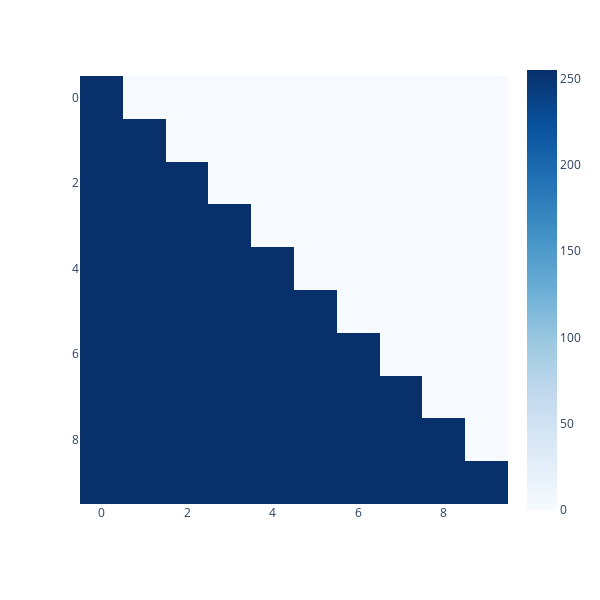

Write notebook code for a chart like this one.
### Code cell
import plotly.express as px   
# 测试tril_mask   
mask = tril_mask(torch.zeros(1,10)) #序列长度为10  
#sns.heatmap(mask[0],cmap=sns.cm.rocket);  
px.imshow(mask[0],color_continuous_scale="blues",height=600,width=600)

### Figure 1 — Plotly figure (JSON) as saved in the notebook; plotly's stock layout.template omitted (floating-point values rounded to 4 significant figures)
{"data": [{"coloraxis": "coloraxis", "hovertemplate": "x: %{x}<br>y: %{y}<br>color: %{z}<extra></extra>", "name": "0", "type": "heatmap", "xaxis": "x", "yaxis": "y", "z": [[255, 0, 0, 0, 0, 0, 0, 0, 0, 0], [255, 255, 0, 0, 0, 0, 0, 0, 0, 0], [255, 255, 255, 0, 0, 0, 0, 0, 0, 0], [255, 255, 255, 255, 0, 0, 0, 0, 0, 0], [255, 255, 255, 255, 255, 0, 0, 0, 0, 0], [255, 255, 255, 255, 255, 255, 0, 0, 0, 0], [255, 255, 255, 255, 255, 255, 255, 0, 0, 0], [255, 255, 255, 255, 255, 255, 255, 255, 0, 0], [255, 255, 255, 255, 255, 255, 255, 255, 255, 0], [255, 255, 255, 255, 255, 255, 255, 255, 255, 255]]}], "layout": {"coloraxis": {"colorscale": [[0, "rgb(247,251,255)"], [0.125, "rgb(222,235,247)"], [0.25, "rgb(198,219,239)"], [0.375, "rgb(158,202,225)"], [0.5, "rgb(107,174,214)"], [0.625, "rgb(66,146,198)"], [0.75, "rgb(33,113,181)"], [0.875, "rgb(8,81,156)"], [1, "rgb(8,48,107)"]]}, "height": 600, "margin": {"t": 60}, "width": 600, "xaxis": {"anchor": "y", "constrain": "domain", "domain": [0, 1], "scaleanchor": "y"}, "yaxis": {"anchor": "x", "autorange": "reversed", "constrain": "domain", "domain": [0, 1]}}}
